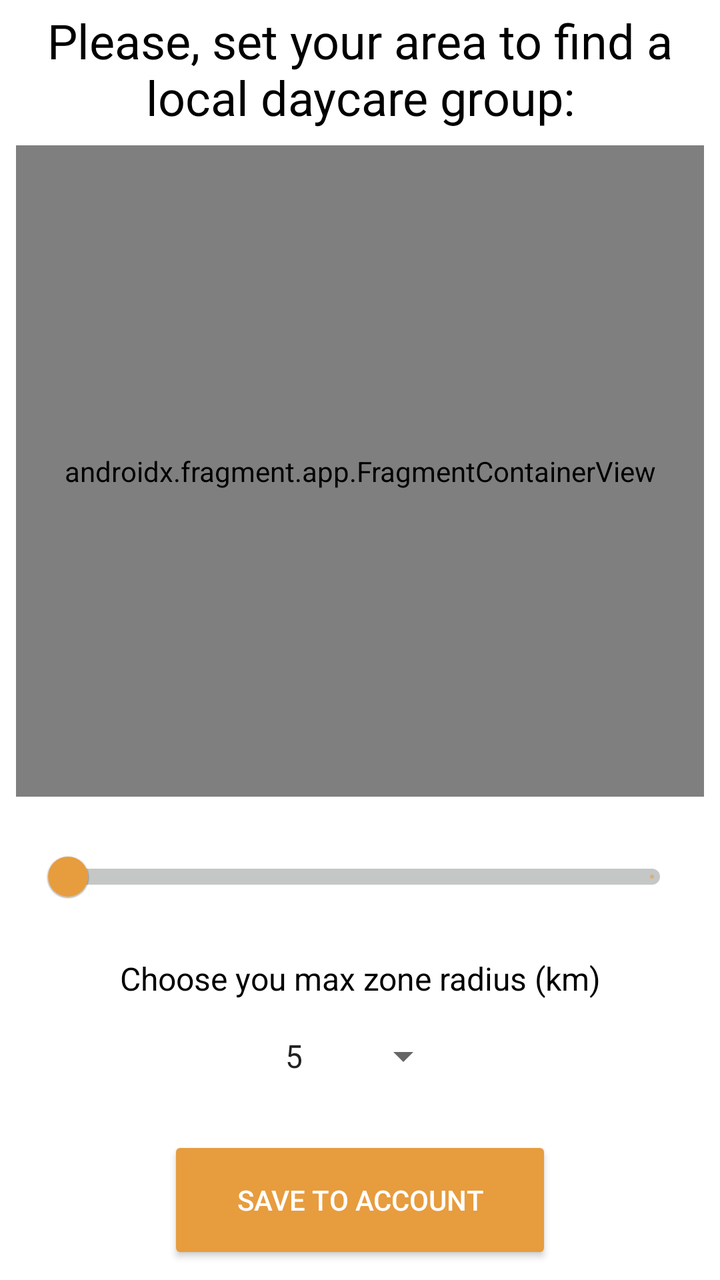
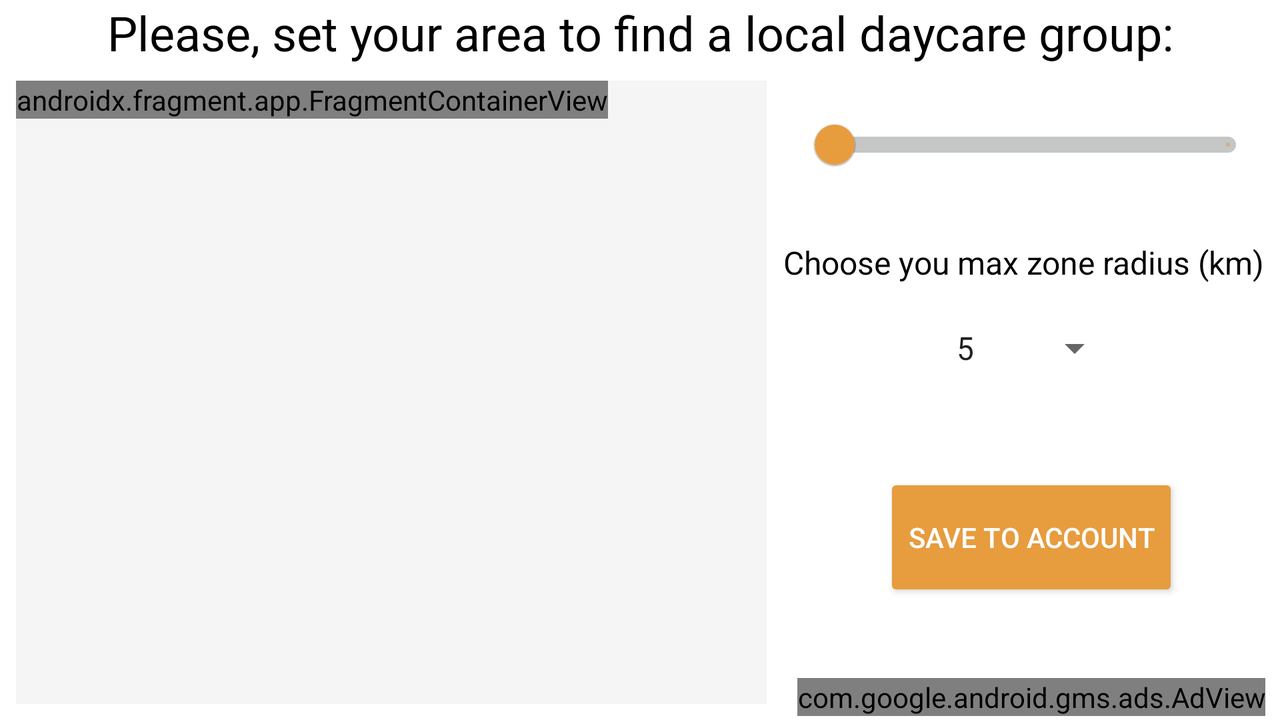

Compare how this app lays out the same screen by default and in its alternative resource folder. The renders come first, then the two layout files and the values they reference.
<!-- AndroidManifest.xml: application theme Theme.Matusi.NoActionBar -->
<!-- res/layout/fragment_user_location_radius.xml -->
<?xml version="1.0" encoding="utf-8"?>
<androidx.constraintlayout.widget.ConstraintLayout xmlns:android="http://schemas.android.com/apk/res/android"
    xmlns:app="http://schemas.android.com/apk/res-auto"
    xmlns:tools="http://schemas.android.com/tools"
    android:layout_width="match_parent"
    android:layout_height="match_parent"
    tools:context=".presentation.settings.fragment.UserSettingsUserLocationRadiusFragment">

    <TextView
        android:id="@+id/tv_pickLocation"
        android:layout_width="0dp"
        android:layout_height="wrap_content"
        android:layout_marginStart="@dimen/margin_8dp"
        android:layout_marginTop="@dimen/margin_4dp"
        android:layout_marginEnd="@dimen/margin_8dp"
        android:gravity="center"
        android:text="@string/set_radius"
        android:textColor="@color/black"
        android:textSize="@dimen/text_size_24sp"
        app:layout_constraintEnd_toEndOf="parent"
        app:layout_constraintStart_toStartOf="parent"
        app:layout_constraintTop_toTopOf="parent" />

    <androidx.fragment.app.FragmentContainerView
        android:id="@+id/map"
        android:name="com.google.android.gms.maps.SupportMapFragment"
        android:layout_width="match_parent"
        android:layout_height="0dp"
        android:layout_marginStart="@dimen/margin_8dp"
        android:layout_marginTop="@dimen/margin_8dp"
        android:layout_marginEnd="@dimen/margin_8dp"
        android:layout_marginBottom="@dimen/margin_16dp"
        app:layout_constraintBottom_toTopOf="@+id/seek_radius"
        app:layout_constraintEnd_toEndOf="parent"
        app:layout_constraintStart_toStartOf="parent"
        app:layout_constraintTop_toBottomOf="@id/tv_pickLocation" />

    <com.google.android.material.slider.Slider
        android:id="@+id/seek_radius"
        android:layout_width="0dp"
        android:layout_height="wrap_content"
        android:layout_marginStart="@dimen/margin_16dp"
        android:layout_marginEnd="@dimen/margin_16dp"
        android:layout_marginBottom="@dimen/margin_16dp"
        android:stepSize="1.0"
        android:valueFrom="0"
        app:layout_constraintBottom_toTopOf="@+id/tv_limit"
        app:layout_constraintEnd_toEndOf="parent"
        app:layout_constraintStart_toStartOf="parent"
        app:thumbColor="@color/brand_color_primary"
        app:trackColorActive="@color/brand_color_primary"
        app:trackColorInactive="@color/brand_color_grey"
        app:trackHeight="@dimen/slider_track_height" />

    <TextView
        android:id="@+id/tv_limit"
        android:layout_width="0dp"
        android:layout_height="wrap_content"
        android:layout_marginStart="@dimen/margin_16dp"
        android:layout_marginEnd="@dimen/margin_16dp"
        android:layout_marginBottom="@dimen/margin_4dp"
        android:gravity="center"
        android:text="@string/choose_limit"
        android:textColor="@color/black"
        android:textSize="@dimen/text_size_16sp"
        app:layout_constraintBottom_toTopOf="@+id/sp_limit"
        app:layout_constraintEnd_toEndOf="parent"
        app:layout_constraintStart_toStartOf="parent" />

    <Spinner
        android:id="@+id/sp_limit"
        android:layout_width="wrap_content"
        android:layout_height="@dimen/button_height_48dp"
        android:layout_gravity="center_horizontal"
        android:layout_marginStart="@dimen/margin_16dp"
        android:layout_marginEnd="@dimen/margin_16dp"
        android:layout_marginBottom="@dimen/margin_16dp"
        android:entries="@array/limit"
        app:layout_constraintBottom_toTopOf="@+id/btn_next"
        app:layout_constraintEnd_toEndOf="parent"
        app:layout_constraintStart_toStartOf="parent" />

    <Button
        android:id="@+id/btn_next"
        android:layout_width="@dimen/button_width_192dp"
        android:layout_height="@dimen/button_height_64dp"
        android:layout_gravity="center_horizontal"
        android:layout_marginStart="@dimen/margin_16dp"
        android:layout_marginEnd="@dimen/margin_16dp"
        android:layout_marginBottom="@dimen/margin_8dp"
        android:backgroundTint="@color/button_state_colors"
        android:gravity="center"
        android:text="@string/save_user"
        android:textColor="@color/button_text_state_colors"
        app:layout_constraintBottom_toBottomOf="parent"
        app:layout_constraintEnd_toEndOf="parent"
        app:layout_constraintStart_toStartOf="parent" />
</androidx.constraintlayout.widget.ConstraintLayout>
<!-- resources referenced by this layout -->
<resources>
  <integer-array name="limit">
          <item>5</item>
          <item>10</item>
          <item>25</item>
          <item>50</item>
          <item>100</item>
          <item>200</item>
      </integer-array>
  <color name="black">#FF000000</color>
  <color name="brand_color_grey">#FFC5C6C6</color>
  <color name="brand_color_primary">#FFE79C3E</color>
  <dimen name="button_height_48dp">48dp</dimen>
  <dimen name="button_height_64dp">64dp</dimen>
  <dimen name="button_width_192dp">192dp</dimen>
  <dimen name="margin_16dp">16dp</dimen>
  <dimen name="margin_4dp">4dp</dimen>
  <dimen name="margin_8dp">8dp</dimen>
  <dimen name="slider_track_height">8dp</dimen>
  <dimen name="text_size_16sp">16sp</dimen>
  <dimen name="text_size_24sp">24sp</dimen>
  <string name="choose_limit">Choose you max zone radius (km)</string>
  <string name="save_user">Save to account</string>
  <string name="set_radius">Please, set your area to find a local daycare group:</string>
  <style name="Theme.Matusi.NoActionBar" parent="Theme.Matusi">
          <item name="windowActionBar">false</item>
          <item name="windowNoTitle">true</item>
      </style>
  <style name="Theme.Matusi" parent="Theme.MaterialComponents.Light.DarkActionBar">
          
          <item name="colorPrimary">@color/brand_color_primary</item>
          <item name="colorOnPrimary">@color/white</item>
          
          <item name="colorSecondary">@color/brand_color_secondary</item>
          <item name="colorOnSecondary">@color/black</item>
          
          <item name="android:statusBarColor">?attr/colorPrimary</item>
          
      </style>
  <color name="white">#FFFFFFFF</color>
  <color name="brand_color_secondary">#FFFBB55D</color>
</resources>
<!-- res/layout-land/fragment_user_location_radius.xml (the author's variant of the layout above) -->
<!-- drawn on the phone turned sideways -->
<?xml version="1.0" encoding="utf-8"?>
<androidx.constraintlayout.widget.ConstraintLayout
    xmlns:android="http://schemas.android.com/apk/res/android"
    xmlns:app="http://schemas.android.com/apk/res-auto"
    xmlns:tools="http://schemas.android.com/tools"
    android:layout_width="match_parent"
    android:layout_height="match_parent"
    tools:context=".presentation.settings.fragment.UserSettingsUserLocationRadiusFragment">

    <TextView
        android:id="@+id/tv_pickLocation"
        android:layout_width="0dp"
        android:layout_height="wrap_content"
        android:layout_marginStart="@dimen/margin_8dp"
        android:layout_marginTop="0dp"
        android:layout_marginEnd="@dimen/margin_8dp"
        android:gravity="center"
        android:text="@string/set_radius"
        android:textColor="@color/black"
        android:textSize="@dimen/text_size_24sp"
        app:layout_constraintEnd_toEndOf="parent"
        app:layout_constraintStart_toStartOf="parent"
        app:layout_constraintTop_toTopOf="parent" />

    <FrameLayout
        android:id="@+id/frameLayout"
        android:layout_width="0dp"
        android:layout_height="0dp"
        android:layout_marginStart="@dimen/margin_8dp"
        android:layout_marginTop="@dimen/margin_8dp"
        android:layout_marginEnd="@dimen/margin_8dp"
        android:layout_marginBottom="@dimen/margin_8dp"
        android:background="@color/background"
        app:layout_constraintBottom_toBottomOf="parent"
        app:layout_constraintEnd_toStartOf="@+id/tv_limit"
        app:layout_constraintStart_toStartOf="parent"
        app:layout_constraintTop_toBottomOf="@+id/tv_pickLocation">

        <androidx.fragment.app.FragmentContainerView
            android:id="@+id/map"
            android:name="com.google.android.gms.maps.SupportMapFragment"
            android:layout_width="wrap_content"
            android:layout_height="wrap_content" />
    </FrameLayout>


    <com.google.android.material.slider.Slider
        android:id="@+id/seek_radius"
        android:layout_width="0dp"
        android:layout_height="wrap_content"
        android:layout_marginStart="@dimen/margin_8dp"
        android:layout_marginTop="@dimen/margin_16dp"
        android:layout_marginEnd="@dimen/margin_8dp"
        android:stepSize="1.0"
        android:valueFrom="0"
        app:layout_constraintEnd_toEndOf="parent"
        app:layout_constraintStart_toStartOf="@+id/tv_limit"
        app:layout_constraintTop_toBottomOf="@+id/tv_pickLocation"
        app:thumbColor="@color/brand_color_primary"
        app:trackColorActive="@color/brand_color_primary"
        app:trackColorInactive="@color/brand_color_grey"
        app:trackHeight="@dimen/slider_track_height" />

    <TextView
        android:id="@+id/tv_limit"
        android:layout_width="wrap_content"
        android:layout_height="wrap_content"
        android:layout_marginTop="@dimen/margin_24dp"
        android:layout_marginEnd="@dimen/margin_8dp"
        android:gravity="center_horizontal"
        android:text="@string/choose_limit"
        android:textColor="@color/black"
        android:textSize="@dimen/text_size_16sp"
        app:layout_constraintEnd_toEndOf="parent"
        app:layout_constraintTop_toBottomOf="@+id/seek_radius" />

    <Spinner
        android:id="@+id/sp_limit"
        android:layout_width="wrap_content"
        android:layout_height="@dimen/button_height_48dp"
        android:layout_marginStart="@dimen/margin_8dp"
        android:layout_marginTop="@dimen/margin_8dp"
        android:layout_marginEnd="@dimen/margin_8dp"
        android:entries="@array/limit"
        app:layout_constraintEnd_toEndOf="parent"
        app:layout_constraintStart_toStartOf="@+id/tv_limit"
        app:layout_constraintTop_toBottomOf="@+id/tv_limit" />

    <Button
        android:id="@+id/btn_next"
        android:layout_width="wrap_content"
        android:layout_height="@dimen/button_height_64dp"
        android:layout_gravity="center_horizontal"
        android:layout_marginStart="@dimen/margin_8dp"
        android:layout_marginTop="@dimen/margin_8dp"
        android:layout_marginEnd="@dimen/margin_8dp"
        android:layout_marginBottom="@dimen/margin_8dp"
        android:backgroundTint="@color/button_state_colors"
        android:gravity="center"
        android:text="@string/save_user"
        android:textColor="@color/button_text_state_colors"
        app:layout_constraintBottom_toTopOf="@+id/av_mapsFragmentBanner"
        app:layout_constraintEnd_toEndOf="parent"
        app:layout_constraintStart_toStartOf="@+id/tv_limit"
        app:layout_constraintTop_toBottomOf="@+id/sp_limit" />

    <com.google.android.gms.ads.AdView
        android:id="@+id/av_mapsFragmentBanner"
        android:layout_width="wrap_content"
        android:layout_height="wrap_content"
        android:layout_centerInParent="false"
        android:layout_gravity="bottom|center_horizontal"
        android:layout_marginStart="@dimen/margin_8dp"
        android:layout_marginEnd="@dimen/margin_8dp"
        android:layout_marginBottom="@dimen/margin_2dp"
        app:adSize="BANNER"
        app:adUnitId="ca-app-pub-5575310058998232/7751071664"
        app:layout_constraintBottom_toBottomOf="parent"
        app:layout_constraintEnd_toEndOf="parent"
        app:layout_constraintStart_toStartOf="@+id/tv_limit" />

</androidx.constraintlayout.widget.ConstraintLayout>
<!-- resources referenced by the variant -->
<!-- as the phone turned sideways resolves them -->
<resources>
  <integer-array name="limit">
          <item>5</item>
          <item>10</item>
          <item>25</item>
          <item>50</item>
          <item>100</item>
          <item>200</item>
      </integer-array>
  <color name="background">#FFF5F5F5</color>
  <color name="black">#FF000000</color>
  <color name="brand_color_grey">#FFC5C6C6</color>
  <color name="brand_color_primary">#FFE79C3E</color>
  <dimen name="button_height_48dp">48dp</dimen>
  <dimen name="button_height_64dp">64dp</dimen>
  <dimen name="margin_16dp">16dp</dimen>
  <dimen name="margin_24dp">24dp</dimen>
  <dimen name="margin_2dp">2dp</dimen>
  <dimen name="margin_8dp">8dp</dimen>
  <dimen name="slider_track_height">8dp</dimen>
  <dimen name="text_size_16sp">16sp</dimen>
  <dimen name="text_size_24sp">24sp</dimen>
  <string name="choose_limit">Choose you max zone radius (km)</string>
  <string name="save_user">Save to account</string>
  <string name="set_radius">Please, set your area to find a local daycare group:</string>
  <style name="Theme.Matusi.NoActionBar" parent="Theme.Matusi">
          <item name="windowActionBar">false</item>
          <item name="windowNoTitle">true</item>
      </style>
  <style name="Theme.Matusi" parent="Theme.MaterialComponents.Light.DarkActionBar">
          
          <item name="colorPrimary">@color/brand_color_primary</item>
          <item name="colorOnPrimary">@color/white</item>
          
          <item name="colorSecondary">@color/brand_color_secondary</item>
          <item name="colorOnSecondary">@color/black</item>
          
          <item name="android:statusBarColor">?attr/colorPrimary</item>
          
      </style>
  <color name="white">#FFFFFFFF</color>
  <color name="brand_color_secondary">#FFFBB55D</color>
</resources>
